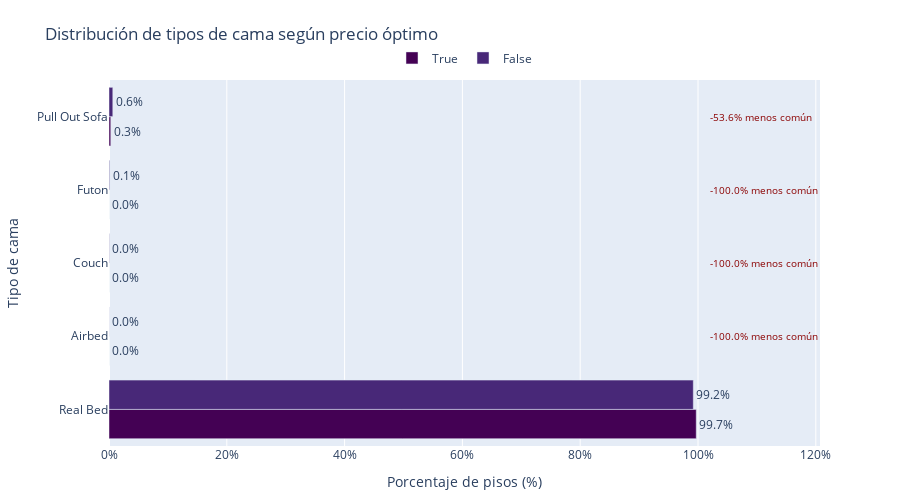
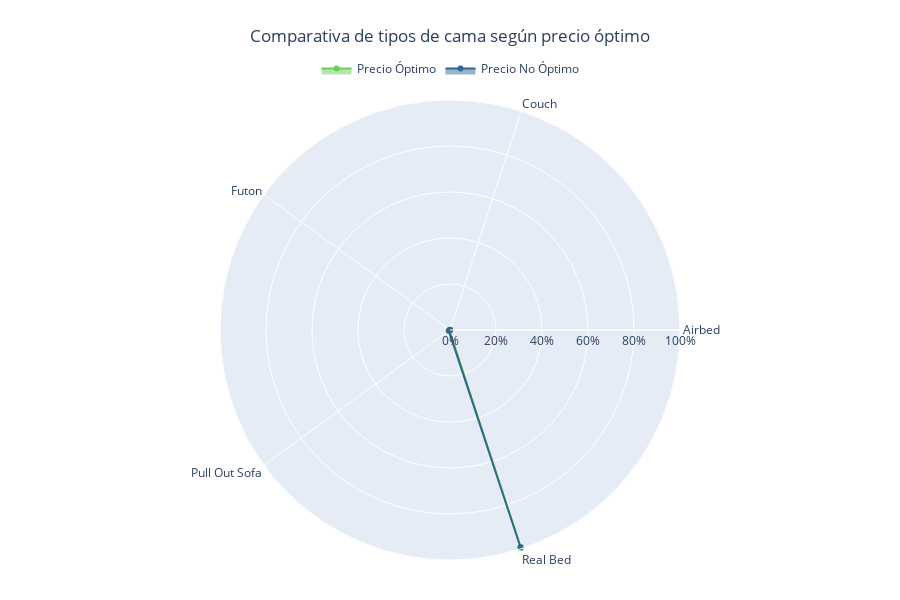

Notebook source saved alongside these figures, in order:
### Code cell
# Crear variables dummies para bed_type
df_bed_dummies = pd.get_dummies(df['bed_type'], prefix='bed_type')

# Calcular el porcentaje de pisos según el tipo de cama
df_bed_stats = df[['precio_optimo']].join(df_bed_dummies).groupby('precio_optimo', as_index=False).mean()

# Transformar los datos para la visualización
df_bed_stats = (
    df_bed_stats
    .set_index("precio_optimo")
    .transpose()
    .reset_index()
    .melt(id_vars="index")
    .rename(columns={"index": "bed_type", "value": "porcentaje"})
)

# Mejorar los nombres de las categorías
nombre_bed_type = {
    col: col.replace("bed_type_", "").replace("_", " ").title()
    for col in df_bed_dummies.columns
}

df_bed_stats["bed_type_nombre"] = df_bed_stats["bed_type"].map(nombre_bed_type)

# Calcular diferencia porcentual
pivot_df = df_bed_stats.pivot(index='bed_type', columns='precio_optimo', values='porcentaje').reset_index()
pivot_df['diferencia'] = pivot_df[True] - pivot_df[False]
pivot_df['diferencia_porcentual'] = ((pivot_df[True] / pivot_df[False]) - 1) * 100

# Unir la diferencia al dataframe original
df_final = pd.merge(
    df_bed_stats,
    pivot_df[['bed_type', 'diferencia', 'diferencia_porcentual']],
    on='bed_type'
)

# Ordenar por la diferencia
top_bed_types = pivot_df.sort_values('diferencia', ascending=False)['bed_type'].tolist()
df_final['bed_type_orden'] = pd.Categorical(df_final['bed_type'], categories=top_bed_types, ordered=True)

# Gráfico de barras
fig = px.bar(
    df_final.sort_values('bed_type_orden'),
    y='bed_type_nombre',
    x='porcentaje',
    color='precio_optimo',
    barmode='group',
    title='Distribución de tipos de cama según precio óptimo',
    labels={
        'porcentaje': 'Porcentaje de pisos (%)',
        'bed_type_nombre': 'Tipo de cama',
        'precio_optimo': 'Precio'
    },
    category_orders={'precio_optimo': [True, False]},
    text_auto='.1%',
    color_discrete_sequence=px.colors.sequential.Viridis
)

# Personalizar la leyenda
fig.update_layout(
    legend=dict(
        title_text='',
        orientation='h',
        yanchor='top',
        y=1.1,
        xanchor='center',
        x=0.5
    ),
    xaxis=dict(tickformat='.0%'),
    margin=dict(t=80, b=40),
    height=500
)

fig.update_traces(textposition='outside')

# Anotaciones con diferencias porcentuales
for i, bed in enumerate(top_bed_types):
    subset = df_final[df_final['bed_type'] == bed]
    diff_pct = subset['diferencia_porcentual'].values[0]

    if abs(diff_pct) > 1:
        y_pos = nombre_bed_type[bed]
        texto = f"+{diff_pct:.1f}% más común" if diff_pct > 0 else f"{diff_pct:.1f}% menos común"
        color = "darkgreen" if diff_pct > 0 else "darkred"

        fig.add_annotation(
            x=1,
            y=y_pos,
            xanchor='left',
            yanchor='middle',
            text=texto,
            showarrow=False,
            font=dict(size=10, color=color),
            align='left',
            xshift=10
        )

fig.show()

# Gráfico de radar
radar_df = df_bed_stats.pivot(index='precio_optimo', columns='bed_type_nombre', values='porcentaje').reset_index()

fig_radar = go.Figure()

for i, precio in enumerate([True, False]):
    subset = radar_df[radar_df['precio_optimo'] == precio]
    if not subset.empty:
        valores = subset.iloc[0, 1:].values.tolist()
        categorias = subset.columns[1:].tolist()
        
        nombre = 'Precio Óptimo' if precio else 'Precio No Óptimo'
        color = px.colors.sequential.Viridis[7] if precio else px.colors.sequential.Viridis[3]
        
        fig_radar.add_trace(go.Scatterpolar(
            r=valores,
            theta=categorias,
            fill='toself',
            name=nombre,
            line_color=color
        ))

fig_radar.update_layout(
    polar=dict(
        radialaxis=dict(
            visible=True,
            range=[0, 1],
            tickformat='.0%'
        )
    ),
    title={
        'text': 'Comparativa de tipos de cama según precio óptimo',
        'y': 0.95,
        'x': 0.5
    },
    showlegend=True,
    legend=dict(orientation='h', yanchor='top', y=1.1, xanchor='center', x=0.5),
    margin=dict(t=100, b=40),
    height=600
)

fig_radar.show()

# fig.write_image("../docs/comparativa_camas_precio.png", scale=2)
# fig_radar.write_image("../docs/comparativa_camas_precio_radar.png", scale=2)
display(Image(filename="../docs/comparativa_camas_precio.png"))
display(Image(filename="../docs/comparativa_camas_precio_radar.png"))

### Figure 1 — Plotly figure (JSON) as saved in the notebook; plotly's stock layout.template omitted (floating-point values rounded to 4 significant figures)
{"data": [{"alignmentgroup": "True", "hovertemplate": "Precio=True<br>Porcentaje de pisos (%)=%{x}<br>Tipo de cama=%{y}<extra></extra>", "legendgroup": "True", "marker": {"color": "#440154", "pattern": {"shape": ""}}, "name": "True", "offsetgroup": "True", "orientation": "h", "showlegend": true, "textposition": "outside", "texttemplate": "%{x:.1%}", "type": "bar", "x": [0.997, 0, 0, 0, 0.00299], "xaxis": "x", "y": ["Real Bed", "Airbed", "Couch", "Futon", "Pull Out Sofa"], "yaxis": "y"}, {"alignmentgroup": "True", "hovertemplate": "Precio=False<br>Porcentaje de pisos (%)=%{x}<br>Tipo de cama=%{y}<extra></extra>", "legendgroup": "False", "marker": {"color": "#482878", "pattern": {"shape": ""}}, "name": "False", "offsetgroup": "False", "orientation": "h", "showlegend": true, "textposition": "outside", "texttemplate": "%{x:.1%}", "type": "bar", "x": [0.992, 0.0001611, 0.0004028, 0.0009668, 0.006445], "xaxis": "x", "y": ["Real Bed", "Airbed", "Couch", "Futon", "Pull Out Sofa"], "yaxis": "y"}], "layout": {"annotations": [{"align": "left", "font": {"color": "darkred", "size": 10}, "showarrow": false, "text": "-100.0% menos común", "x": 1, "xanchor": "left", "xshift": 10, "y": "Airbed", "yanchor": "middle"}, {"align": "left", "font": {"color": "darkred", "size": 10}, "showarrow": false, "text": "-100.0% menos común", "x": 1, "xanchor": "left", "xshift": 10, "y": "Couch", "yanchor": "middle"}, {"align": "left", "font": {"color": "darkred", "size": 10}, "showarrow": false, "text": "-100.0% menos común", "x": 1, "xanchor": "left", "xshift": 10, "y": "Futon", "yanchor": "middle"}, {"align": "left", "font": {"color": "darkred", "size": 10}, "showarrow": false, "text": "-53.6% menos común", "x": 1, "xanchor": "left", "xshift": 10, "y": "Pull Out Sofa", "yanchor": "middle"}], "barmode": "group", "height": 500, "legend": {"orientation": "h", "title": {"text": ""}, "tracegroupgap": 0, "x": 0.5, "xanchor": "center", "y": 1.1, "yanchor": "top"}, "margin": {"b": 40, "t": 80}, "title": {"text": "Distribución de tipos de cama según precio óptimo"}, "xaxis": {"anchor": "y", "domain": [0, 1], "tickformat": ".0%", "title": {"text": "Porcentaje de pisos (%)"}}, "yaxis": {"anchor": "x", "domain": [0, 1], "title": {"text": "Tipo de cama"}}}}

### Figure 2 — Plotly figure (JSON) as saved in the notebook; plotly's stock layout.template omitted (floating-point values rounded to 4 significant figures)
{"data": [{"fill": "toself", "line": {"color": "#6ece58"}, "name": "Precio Óptimo", "r": [0, 0, 0, 0.00299, 0.997], "theta": ["Airbed", "Couch", "Futon", "Pull Out Sofa", "Real Bed"], "type": "scatterpolar"}, {"fill": "toself", "line": {"color": "#31688e"}, "name": "Precio No Óptimo", "r": [0.0001611, 0.0004028, 0.0009668, 0.006445, 0.992], "theta": ["Airbed", "Couch", "Futon", "Pull Out Sofa", "Real Bed"], "type": "scatterpolar"}], "layout": {"height": 600, "legend": {"orientation": "h", "x": 0.5, "xanchor": "center", "y": 1.1, "yanchor": "top"}, "margin": {"b": 40, "t": 100}, "polar": {"radialaxis": {"range": [0, 1], "tickformat": ".0%", "visible": true}}, "showlegend": true, "title": {"text": "Comparativa de tipos de cama según precio óptimo", "x": 0.5, "y": 0.95}}}
